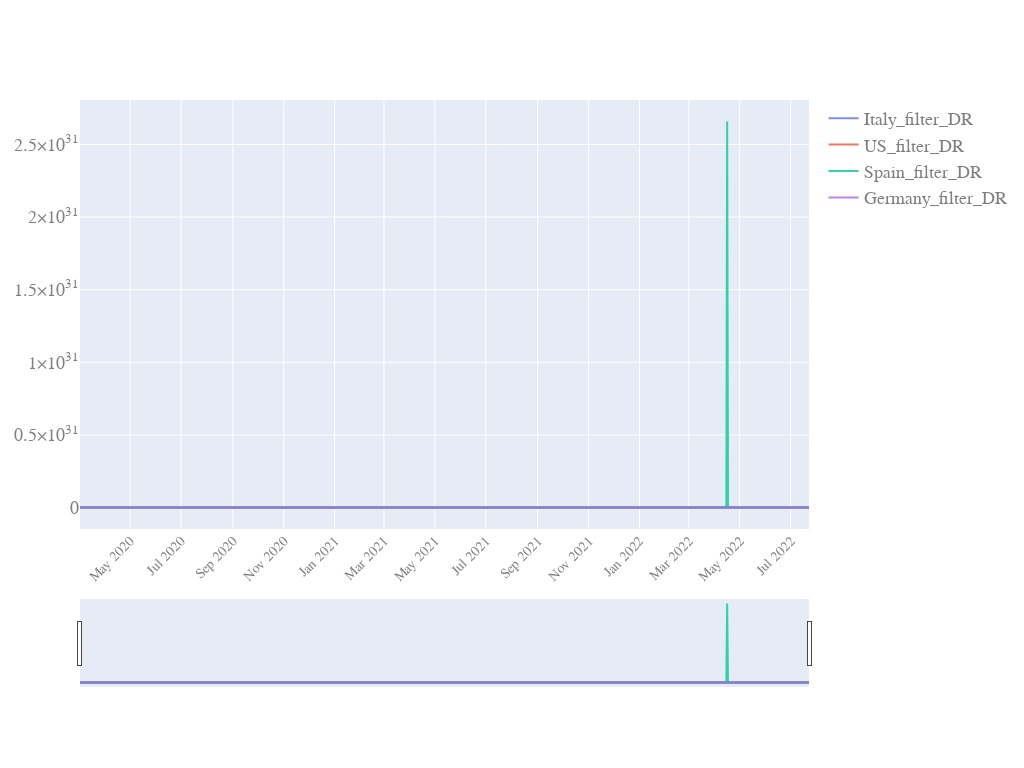

Write notebook code for a chart like this one.
### Code cell
start_pos=40
generate_plot(df_analyse.date[start_pos:],
           df_analyse.iloc[start_pos:,[16,17,18,19]], #17,18,19   # US comparison 12,17
           y_scale='linear',
           slider=True)

### Figure 1 — Plotly figure (JSON) as saved in the notebook; plotly's stock layout.template omitted (floating-point values rounded to 4 significant figures; data arrays with more than 128 entries replaced by an {"elided": "..."} marker saying what was removed)
{"data": [{"name": "Italy_filter_DR", "opacity": 0.8, "type": "scatter", "x": {"elided": "874 str values"}, "y": {"elided": "874 float values"}}, {"name": "US_filter_DR", "opacity": 0.8, "type": "scatter", "x": {"elided": "874 str values"}, "y": {"elided": "874 float values"}}, {"name": "Spain_filter_DR", "opacity": 0.8, "type": "scatter", "x": {"elided": "874 str values"}, "y": {"elided": "874 float values"}}, {"name": "Germany_filter_DR", "opacity": 0.8, "type": "scatter", "x": {"elided": "874 str values"}, "y": {"elided": "874 float values"}}], "layout": {"autosize": true, "font": {"color": "#7f7f7f", "family": "PT Sans, monospace", "size": 18}, "height": 768, "width": 1024, "xaxis": {"nticks": 20, "rangeslider": {"visible": true}, "tickangle": -45, "tickfont": {"color": "#7f7f7f", "size": 14}}, "yaxis": {"type": "linear"}}}
